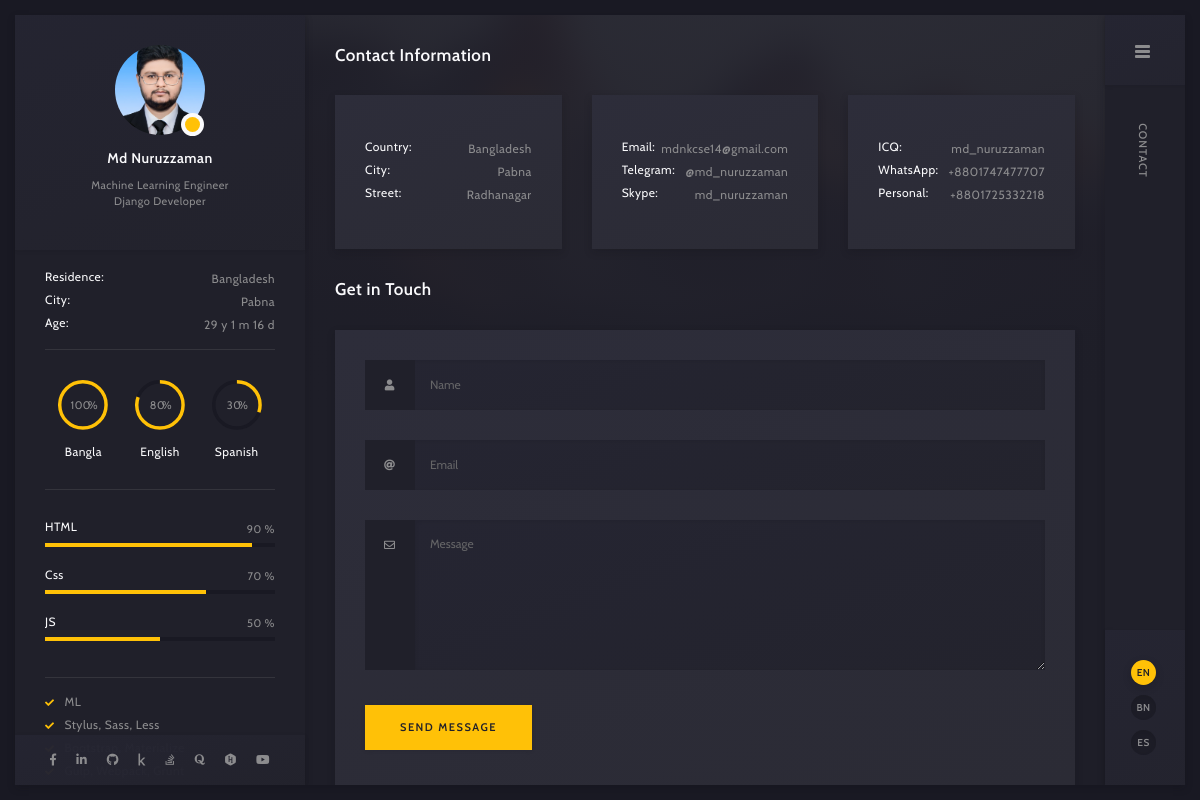
Page /contact/ on the committed database.
### portfolio/models.py (models this page shows, shortened)
class PersonalInfo(models.Model):
    name = models.CharField(max_length=100)
    thum_designation_1 = models.CharField(max_length=100)
    thum_designation_2 = models.CharField(max_length=100)
    residence = models.CharField(max_length=100)
    city = models.CharField(max_length=100)
    date_of_birth = models.DateField(default="2000-01-01")
    profile_image = models.ImageField(upload_to='personal_info/', blank=True, null=True)
    cv_file = models.FileField(upload_to='personal_info/cv/', blank=True, null=True)  # Field for CV file
    facebook = models.URLField(blank=True, null=True)
    linkedin = models.URLField(blank=True, null=True)
    github = models.URLField(blank=True, null=True)
    kaggle = models.URLField(blank=True, null=True)
    youtube = models.URLField(blank=True, null=True)
    stack_overflow = models.URLField(blank=True, null=True)
    quora = models.URLField(blank=True, null=True)
    hackerrank = models.URLField(blank=True, null=True)
    @property
    def dynamic_age(self):
        today = date.today()
        years = today.year - self.date_of_birth.year
        months = today.month - self.date_of_birth.month
        days = today.day - self.date_of_birth.day
        if days < 0:
            months -= 1
            days += (today.replace(month=today.month - 1, day=1) - today.replace(month=today.month, day=1)).days
        if months < 0:
            years -= 1
            months += 12
        return f"{years} y {months} m {days} d"

class LanguageSkill(models.Model):
    language_name = models.CharField(max_length=50, unique=True)  # e.g., Bangla, English, Spanish
    progress = models.FloatField(default=0.0)  # Progress as a float value (0.0 to 1.0)
    class Meta:
        verbose_name = "Language Skill"
        verbose_name_plural = "Language Skills"

class HardSkill(models.Model):
    skill_name = models.CharField(max_length=50, unique=True)  # e.g., HTML, CSS, JS, PHP, etc.
    progress = models.FloatField(default=0.0)  # Progress as a float value (0.0 to 1.0)
    class Meta:
        verbose_name = "Hard Skill"
        verbose_name_plural = "Hard Skills"

class KnowledgeItem(models.Model):
    name = models.CharField(max_length=255)  # Name of the knowledge item
    order = models.PositiveIntegerField(default=0)  # Field to specify order
    class Meta:
        ordering = ['order']  # Default ordering by the 'order' field

class ContactInfo(models.Model):
    country = models.CharField(max_length=255)
    city = models.CharField(max_length=255)
    street = models.CharField(max_length=255)
    email = models.EmailField()
    telegram = models.CharField(max_length=255)
    skype = models.CharField(max_length=255)
    icq = models.CharField(max_length=255)
    whatsapp = models.CharField(max_length=255)
    personal_phone = models.CharField(max_length=255)

### portfolio/views.py (the view, shortened to what this page needs)
# urls.py: path('contact/', Contact.as_view(), name="contact"),
class Contact(View):
    template_name = 'contact.html'
    def get(self, request, *args, **kwargs):
        contact_info = ContactInfo.objects.first()
        return render(request, self.template_name, {'contact_info': contact_info})

### portfolio/context_processors.py (called while the page is built)
def global_context(request):
    language_skills = LanguageSkill.objects.all()
    hard_skills = HardSkill.objects.all()
    personal_info = PersonalInfo.objects.first()
    knowledge_items = KnowledgeItem.objects.all()  # Fetch knowledge items
    return {
        'language_skills': language_skills,
        'hard_skills': hard_skills,
        'personal_info': personal_info,
        'knowledge_items': knowledge_items,  # Add knowledge items to context
    }

### portfolio/templates/contact.html (shortened to what this page needs)
{% extends 'base.html' %}
{% load static %}
{% block main-content %}
  <div class="container-fluid">
    <div class="row p-30-0">
      <div class="col-lg-12">
        <div class="art-section-title">
          <div class="art-title-frame">
            <h4>Contact Information</h4>
          </div>
        </div>
      </div>
      <div class="col-lg-4">
        <div class="art-a art-card">
          <div class="art-table p-15-15">
            <ul>
              <li><h6>Country:</h6><span>{{ contact_info.country }}</span></li>
              <li><h6>City:</h6><span>{{ contact_info.city }}</span></li>
              <li><h6>Street:</h6><span>{{ contact_info.street }}</span></li>
            </ul>
          </div>
        </div>
      </div>
      <div class="col-lg-4">
        <div class="art-a art-card">
          <div class="art-table p-15-15">
            <ul>
              <li><h6>Email:</h6><span>{{ contact_info.email }}</span></li>
              <li><h6>Telegram:</h6><span>{{ contact_info.telegram }}</span></li>
              <li><h6>Skype:</h6><span>{{ contact_info.skype }}</span></li>
            </ul>
          </div>
        </div>
      </div>
      <div class="col-lg-4">
        <div class="art-a art-card">
          <div class="art-table p-15-15">
            <ul>
              <li><h6>ICQ:</h6><span>{{ contact_info.icq }}</span></li>
              <li><h6>WhatsApp:</h6><span>{{ contact_info.whatsapp }}</span></li>
              <li><h6>Personal:</h6><span>{{ contact_info.personal_phone }}</span></li>
            </ul>
          </div>
        </div>
      </div>
      <div class="col-lg-12">
        <div class="art-section-title">
          <div class="art-title-frame">
            <h4>Get in Touch</h4>
          </div>
        </div>
        <div class="art-a art-card">
          <form id="form" class="art-contact-form" method="POST" action="{% url 'contact' %}">
            <div class="art-form-field">
              <input id="name" name="name" class="art-input" type="text" placeholder="Name" required>
              <label for="name"><i class="fas fa-user"></i></label>
            </div>
            <div class="art-form-field">
              <input id="email" name="email" class="art-input" type="email" placeholder="Email" required>
              <label for="email"><i class="fas fa-at"></i></label>
            </div>
            <div class="art-form-field">
              <textarea id="message" name="text" class="art-input" placeholder="Message" required></textarea>
              <label for="message"><i class="far fa-envelope"></i></label>
            </div>
            <div class="art-submit-frame" style="margin-bottom: 10px;">
              <button class="art-btn art-btn-md art-submit" type="submit"><span>Send message</span></button>
            </div>
          </form>
        </div>
      </div>
    </div>
  </div>
{% endblock main-content %}

### portfolio/templates/base.html (shortened to what this page needs)
<!doctype html>
{% load static %}
<html lang="zxx">
<head>
  <link rel="stylesheet" href="{% static 'css/plugins/bootstrap.min.css' %}">
  <link rel="stylesheet" href="{% static 'css/plugins/font-awesome.min.css' %}">
  <link rel="stylesheet" href="{% static 'css/plugins/swiper.min.css' %}">
  <link rel="stylesheet" href="{% static 'css/plugins/fancybox.min.css' %}">
  <link rel="stylesheet" href="{% static 'css/style.css' %}">
</head>
<body>
  <div class="art-app">
    <div class="art-app-wrapper">
      <div class="art-app-container">
        <div class="art-info-bar">
          <div class="art-info-bar-frame">
            <div class="art-header">
              <div class="art-avatar">
                {% if personal_info.profile_image %}
                  <a data-fancybox="avatar" data-src="{{ personal_info.profile_image.url }}" class="art-avatar-curtain" style="cursor: pointer;">
                    <img src="{{ personal_info.profile_image.url }}" alt="avatar">
                  </a>
                {% else %}
                  <p>No image available.</p>
                {% endif %}
                <div class="art-lamp-light">
                  <div class="art-available-lamp"></div>
                </div>
              </div>
              <h5 class="art-name mb-10"><a href="{% url 'home' %}">{{ personal_info.name }}</a></h5>
              <div class="art-sm-text">{{ personal_info.thum_designation_1 }} <br>{{ personal_info.thum_designation_2 }} </div>
            </div>
            <div id="scrollbar2" class="art-scroll-frame">
              <div class="art-table p-15-15">
                <ul>
                  <li>
                    <h6>Residence:</h6><span>{{ personal_info.residence }}</span>
                  </li>
                  <li>
                    <h6>City:</h6><span>{{ personal_info.city }}</span>
                  </li>
                  <li>
                    <h6>Age:</h6><span>{{ personal_info.dynamic_age }}</span>
                  </li>
                </ul>
              </div>
              <div class="art-ls-divider"></div>
              <div class="art-lang-skills p-30-15">
                {% for skill in language_skills %}
                  <div class="art-lang-skills-item">
                    <div id="circleprog{{ forloop.counter }}" class="art-cirkle-progress"></div>
                    <h6>{{ skill.language_name }}</h6>
                  </div>
                {% endfor %}
              </div>
              <div class="art-ls-divider"></div>
              <div class="art-hard-skills p-30-15">
                {% for skill in hard_skills %}
                  <div class="art-hard-skills-item">
                    <div class="art-skill-heading">
                      <h6>{{ skill.skill_name }}</h6>
                    </div>
                    <div class="art-line-progress">
                      <div id="lineprog{{ forloop.counter }}"></div>
                    </div>
                  </div>
                {% endfor %}
              </div>
              <div class="art-ls-divider"></div>
              <ul class="art-knowledge-list p-15-0">
                {% for item in knowledge_items %}
                  <li>{{ item.name }}</li>
                {% endfor %}
              </ul>
            </div>
            <div class="art-ls-social">
              {% if personal_info.facebook %}
                <a href="{{ personal_info.facebook }}" target="_blank"><i class="fab fa-facebook-f"></i></a>
              {% endif %}
              {% if personal_info.linkedin %}
                <a href="{{ personal_info.linkedin }}" target="_blank"><i class="fab fa-linkedin-in"></i></a>
              {% endif %}
              {% if personal_info.github %}
                <a href="{{ personal_info.github }}" target="_blank"><i class="fab fa-github"></i></a>
              {% endif %}
              {% if personal_info.kaggle %}
                <a href="{{ personal_info.kaggle }}" target="_blank"><i class="fab fa-kaggle"></i></a>
              {% endif %}
              {% if personal_info.stack_overflow %}
                <a href="{{ personal_info.stack_overflow }}" target="_blank"><i class="fab fa-stack-overflow"></i></a>
              {% endif %}
              {% if personal_info.quora %}
                <a href="{{ personal_info.quora }}" target="_blank"><i class="fab fa-quora"></i></a>
              {% endif %}
              {% if personal_info.hackerrank %}
                <a href="{{ personal_info.hackerrank }}" target="_blank"><i class="fab fa-hackerrank"></i></a>
              {% endif %}
              {% if personal_info.youtube %}
                <a href="{{ personal_info.youtube }}" target="_blank"><i class="fab fa-youtube"></i></a>
              {% endif %}
            </div>
          </div>
        </div>
        <div class="art-content">
          <div class="art-top-bg" style="background-image: url('{% static "img/bg.jpg" %}')">
            <div class="art-top-bg-overlay"></div>
          </div>
          <div class="transition-fade" id="swup">
            <div id="scrollbar" class="art-scroll-frame">
              {% block main-content %}
              {% endblock main-content %}
            </div>
          </div>
        </div>
        <div class="art-menu-bar">
          <div class="art-menu-bar-frame">
            <div class="art-menu-bar-header">
              <a class="art-menu-bar-btn" href="#.">
                <span></span>
              </a>
            </div>
            <div class="art-current-page"></div>
            <div class="art-scroll-frame">
              <nav id="swupMenu">
                <ul class="main-menu">
                  <li class="menu-item {% if request.resolver_match.url_name == 'contact' %}current-menu-item{% endif %}">
                    <a href="{% url 'contact' %}">Contact</a>
                  </li>
                </ul>
              </nav>
              <ul class="art-language-change">
                <li class="art-active-lang"><a href="#.">en</a></li>
                <li><a href="#.">bn</a></li>
                <li><a href="#.">es</a></li>
              </ul>
            </div>
          </div>
        </div>
      </div>
    </div>
  </div>
</body>
</html>

### rows in the picture
PersonalInfo: profile_image (picture), name "Md Nuruzzaman", thum_designation_1 "Machine Learning Engineer", thum_designation_2 "Django Developer", residence "Bangladesh", city "Pabna", dynamic_age "29 y 1 m 16 d"
LanguageSkill: language_name "Bangla"
LanguageSkill: language_name "English"
LanguageSkill: language_name "Spanish"
HardSkill: skill_name "HTML"
HardSkill: skill_name "Css"
HardSkill: skill_name "JS"
KnowledgeItem: name "ML"
KnowledgeItem: name "Stylus, Sass, Less"
KnowledgeItem: name "Bootstrap, Materialize"
KnowledgeItem: name "Gulp, Webpack, Grunt"
ContactInfo: country "Bangladesh", city "Pabna", street "Radhanagar", email "mdnkcse14@gmail.com", telegram "@md_nuruzzaman", skype "md_nuruzzaman", icq "md_nuruzzaman", whatsapp "+8801747477707", personal_phone "+8801725332218"
